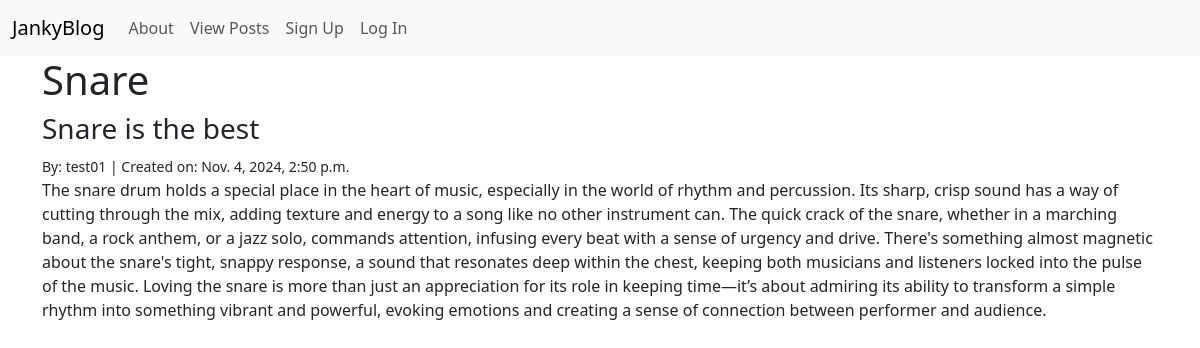
/posts/3/, run on the app's committed database.
### posts/models.py (models this page shows, shortened)
class Post(models.Model):
    title = models.CharField(max_length=128)
    subtitle = models.CharField(max_length=256)
    body = models.TextField()
    author = models.ForeignKey(
        get_user_model(),
        on_delete=models.CASCADE
    )
    status = models.ForeignKey(
        Status,
        on_delete=models.CASCADE
    )
    created_on = models.DateTimeField(auto_now_add=True)

### posts/views.py (the view)
# urls.py: path("<int:pk>/", views.PostDetailView.as_view(), name="detail"),
class PostDetailView(UserPassesTestMixin, DetailView):
    template_name = "posts/detail.html"
    model = Post
    def test_func(self):
        post = self.get_object()
        if post.status.name == "archived":
            if self.request.user.is_authenticated:
                return True
        elif post.status.name == "draft":
            if self.request.user.is_authenticated:
                return self.request.user == post.author
            return False
        else:
            return True

### templates/posts/detail.html (shortened to what this page needs)
{% extends 'base.html' %}
{% block content %}
<h1>{{ post.title }} </h1>
<h3>{{ post.subtitle }} </h3>
<small>By: {{ post.author }} | Created on: {{ post.created_on }} </small>
<p>{{ post.body }} </p>
{% endblock content %}

### data on the page
Post: title "Snare", subtitle "Snare is the best", author "test01", created_on "Nov. 4, 2024, 2:50 p.m.", body "The snare drum holds a special place in the heart of music, especially in the world of rhythm and percussion. Its sharp, crisp sound has a way of cutting through the mix, adding texture and energy to a song like no other instrument can. The quick crack of the snare, whether in a marching band, a rock anthem, or a jazz solo, commands attention, infusing every beat with a sense of urgency and drive. There's something almost magnetic about the snare's tight, snappy response, a sound that resonates deep within the chest, keeping both musicians and listeners locked into the pulse of the music. Loving the snare is more than just an appreciation for its role in keeping time—it’s about admiring its…"
